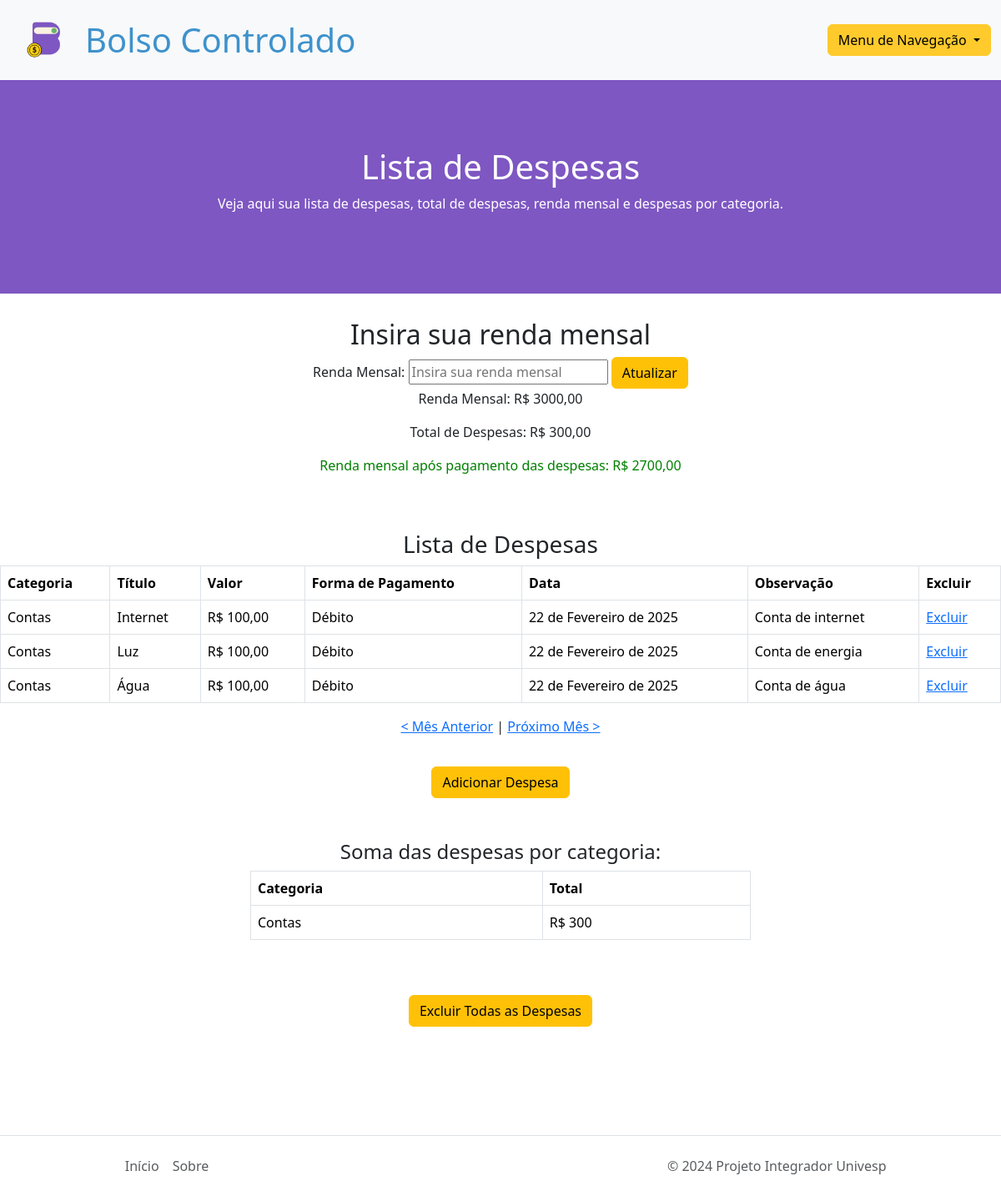
The page /expenses/2025/2/ (signed in) on the database as committed earlier.
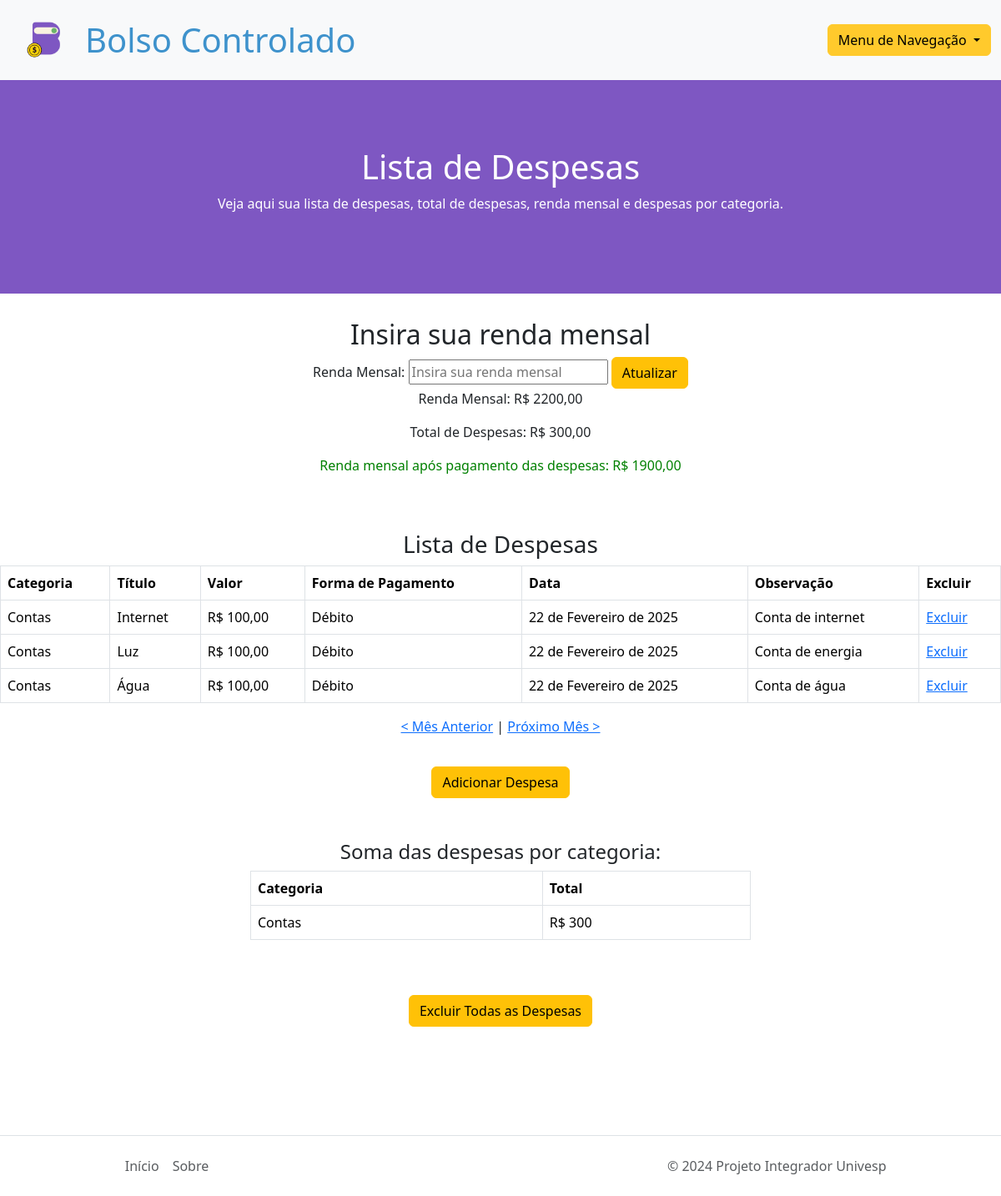
The same page on the database as committed later.
### expenses/models.py (models this page shows, shortened)
class UserProfile(models.Model):
    user = models.OneToOneField(User, on_delete=models.CASCADE, related_name='user_profile')  # Adicione related_name
    salary = models.DecimalField(max_digits=10, decimal_places=2, default=0)

class Expense(models.Model):
    expense_category = models.CharField(max_length=20, choices=CATEGORY_CHOICES, verbose_name='Categoria', default='categoria1')
    title = models.CharField(max_length=30, verbose_name='Título')
    amount = models.DecimalField(max_digits=10, decimal_places=2, verbose_name='Valor')
    date = models.DateField(verbose_name='Data')
    user = models.ForeignKey(User, on_delete=models.CASCADE, related_name='expenses')  # Adicione related_name
    payment_method = models.CharField(blank=True, max_length=20, choices=PAYMENT_CHOICES, verbose_name='Forma de Pagamento (Opcional)', default='Dinheiro')
    observation = models.TextField(blank=True, verbose_name='Observação', max_length=60)
    duration_months = models.IntegerField(verbose_name='Duração em Meses', default=1)
    class Meta:
        verbose_name = 'Despesa'
        verbose_name_plural = 'Despesas'

### expenses/views.py (the view, shortened to what this page needs)
# urls.py: path('expenses/', ExpenseListView.as_view(), name='expense_list'),
class ExpenseListView(LoginRequiredMixin, ListView):
    model = Expense
    template_name = 'expenses/expense_list.html'
    context_object_name = 'expenses'
    def get_queryset(self):
        year = self.kwargs.get('year', None)
        month = self.kwargs.get('month', None)
        if year is None or month is None:
            current_date = datetime.now()
            year = current_date.year
            month = current_date.month
        return Expense.objects.filter(user=self.request.user, date__year=year, date__month=month)
    def get_context_data(self, **kwargs):
        context = super().get_context_data(**kwargs)
        year = int(self.kwargs.get('year', datetime.now().year))
        month = int(self.kwargs.get('month', datetime.now().month))
        prev_month, prev_year = (month - 1, year) if month > 1 else (12, year - 1)
        next_month, next_year = (month + 1, year) if month < 12 else (1, year + 1)
        expenses = self.get_queryset()
        total_expenses = expenses.aggregate(total=Sum('amount'))['total'] or 0
        salary = UserProfile.objects.get(user=self.request.user).salary if UserProfile.objects.filter(user=self.request.user).exists() else None
        difference = salary - total_expenses if salary is not None else None
        expenses_by_category = expenses.values('expense_category').annotate(total_amount=Sum('amount'))
        context.update({
            'total_expenses': round(total_expenses, 2),
            'salary': salary,
            'difference': difference,
            'expenses_by_category': expenses_by_category,
            'year': year,
            'month': month,
            'prev_year': prev_year,
            'prev_month': prev_month,
            'next_year': next_year,
            'next_month': next_month,
        })
        return context

### expenses/templates/expenses/expense_list.html (shortened to what this page needs)
{% load static %}
<!DOCTYPE html>
<html lang="pt-br">
<head>
    <link href="https://cdn.jsdelivr.net/npm/bootstrap@5.3.3/dist/css/bootstrap.min.css" rel="stylesheet">
</head>
<body>
<nav class="navbar navbar-expand-lg bg-body-tertiary">
    <div class="container-fluid">
        <div style="display: flex; align-items: center;">
            <img id="logo-img" src="{% static 'img/bolso-controlado-img.png'%}" alt="logo">
            <div id="logo-letras" class="display-6" style="margin-left: 10px;"><strong>Bolso Controlado</strong></div>
        </div>
    <div class="dropdown">
        <button class="btn btn-secondary dropdown-toggle" style="color: black; background-color: #FFCA2C; border-color: #FFCA2C;" type="button" data-bs-toggle="dropdown" aria-expanded="false">
          Menu de Navegação
        </button>
      </div>
    </div>
  </nav>
<div id="banner">
    <h1 id="cor-letra-banner">Lista de Despesas</h1>
    <p id="cor-letra-banner">Veja aqui sua lista de despesas, total de despesas, renda mensal e despesas por categoria.</p>
</div>
<div class="text-center" style="padding-top: 30px;">
    <h2>Insira sua renda mensal</h2>
    <form action="{% url 'expense_list' %}" method="post">
        <label for="salary">Renda Mensal:</label>
        <input type="text" id="salary" name="salary" placeholder="Insira sua renda mensal">
        <button class="btn btn-warning" type="submit">Atualizar</button>
    </form>
    {% if salary %}
    <p>Renda Mensal: R$ {{ salary }}</p>
    {% endif %}
    <p>Total de Despesas: R$ {{ total_expenses }}</p>
    {% if difference is not None %}
    {% if difference >= 0 %}
        <p style="color: green;">Renda mensal após pagamento das despesas: R$ {{ difference }}</p>
    {% else %}
        <p style="color: red;">Renda mensal após pagamento das despesas: <span style="color: red;">R$ {{ difference }}</span> <span style="color: red;">(Renda negativa)</span></p>
    {% endif %}
{% endif %}
</div>
<h3 class="text-center" style="padding-top: 50px;">Lista de Despesas</h3>
<div class="table-responsive">
    <table class="table table-bordered">
        <thead>
            <tr>
                <th scope="col">Categoria</th>
                <th scope="col">Título</th>
                <th scope="col">Valor</th>
                <th scope="col">Forma de Pagamento</th>
                <th scope="col">Data</th>
                <th scope="col">Observação</th>
                <th scope="col">Excluir</th>
            </tr>
        </thead>
        <tbody>
            {% for expense in expenses %}
            <tr>
                <td>{{ expense.expense_category }}</td>
                <td>{{ expense.title }}</td>
                <td>R$ {{ expense.amount }}</td>
                <td>{{ expense.payment_method }}</td>
                <td>{{ expense.date }}</td>
                <td>{{ expense.observation }}</td>
                <td><a href="{% url 'delete_expense' expense.id %}">Excluir</a></td>
            </tr>
            {% endfor %}
        </tbody>
    </table>
</div>
<div class="text-center" style="margin-bottom:3%">
    {% if year and month %}
        <p>
            <a href="{% if month > 1 %}{% url 'expense_list_month' year=year month=month|add:'-1' %}{% else %}{% url 'expense_list_month' year=year|add:'-1' month=12 %}{% endif %}">&lt; Mês Anterior</a> |
            <a href="{% if month < 12 %}{% url 'expense_list_month' year=year month=month|add:'1' %}{% else %}{% url 'expense_list_month' year=year|add:'1' month=1 %}{% endif %}">Próximo Mês &gt;</a>
        </p>
    {% endif %}
    </div>
<div class="text-center">
    <button class="btn btn-warning" onclick="window.location.href='{% url 'add_expense' %}'">Adicionar Despesa</button>
</div>
<div>
    <div class="col-6 mx-auto">
        <h4 class="text-center" style="padding-top: 50px;">Soma das despesas por categoria:</h4>
        <div class="table-responsive">
            <table class="table table-bordered">
                <thead>
                    <tr>
                        <th scope="col">Categoria</th>
                        <th scope="col">Total</th>
                    </tr>
                </thead>
                <tbody>
                    {% for category in expenses_by_category %}
                    <tr>
                        <td>{{ category.expense_category }}</td>
                        <td>R$ {{ category.total_amount }}</td>
                    </tr>
                    {% endfor %}
                </tbody>
            </table>
        </div>
    </div>
</div>
<div class="text-center" style="margin-top: 50px;">
    <form action="{% url 'confirm_delete_expenses' %}" method="post">
        <button class="btn btn-warning" type="submit">Excluir Todas as Despesas</button>
    </form>
</div>
<footer class="d-flex flex-wrap justify-content-between align-items-center py-3 border-top" style="margin-top: 130px;">
    <ul class="nav col-md-4 justify-content-center">
        <li class="nav-item"><a href="#" class="nav-link px-2 text-muted">Início</a></li>
        <li class="nav-item"><a href="{% url 'about' %}" class="nav-link px-2 text-muted">Sobre</a></li>
    </ul>
    <p class="col-md-4 mb-0 text-muted">© 2024 Projeto Integrador Univesp</p>
</footer>
</body>
</html>

### expenses/templates/expenses/expense_list.html (style rules this page uses)
:root { --obs: red; --letras-nav-bar-preto: #000000; --fundo-banner: #7E57C2; --letras-banner: #ffffff; --letras-nav-bar-azul: #3E92CC; --cor-input: #cfcfcfcf; }
#logo-letras { color: var(--letras-nav-bar-azul); }
#logo-img { width: 5rem; height: 5rem; }
#banner { background-color: var(--fundo-banner); padding: 5rem; padding-bottom: 5rem; text-align: center; }
#cor-letra-banner { color: var(--letras-banner); }

Rows that differ between the two databases and show on the page:
changed UserProfile: salary "3000,00" → "2200,00"
Other text that changed with them:
{{ difference }}: "2700,00" → "1900,00"
